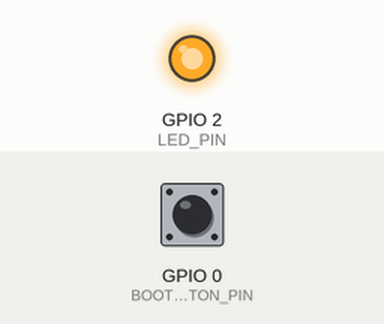
This sketch was run on a simulated ESP32. Parts: output pins drawn as LEDs (lit = HIGH). The test bench sets the inputs (shaded band); at power-on: GPIO 0 (BOOT_BUTTON_PIN) HIGH. WiFi joins after 1.5 s; servers stay silent unless stated; uploads are accepted with an empty reply; random numbers use the default seed unless the sketch sets one; what the sketch prints to the serial monitor is not drawn.

Above: at 4.0 s.
4.1 s: GPIO 0 (BOOT_BUTTON_PIN) pulled LOW for 0.15 s
At 4.38 s:
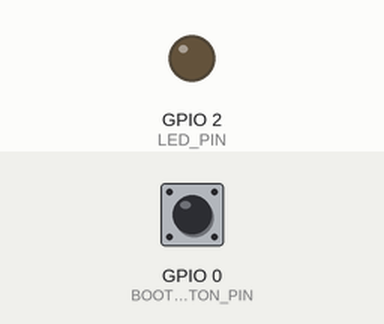
7.1 s: GPIO 0 (BOOT_BUTTON_PIN) pulled LOW for 1 s
10.1 s: GPIO 0 (BOOT_BUTTON_PIN) driven LOW
Timing chart, 0 to 19.1 s (numbered marks = the images above; inputs shaded):
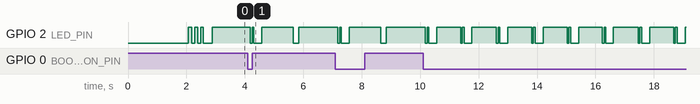

Measured:
- by itself, GPIO 2 (LED_PIN): repeats every 1.2 s: HIGH 0.06 s, LOW 0.27 s, HIGH 0.81 s, LOW 0.06 s

The sketch:

esp32_attack_firmware.ino
```cpp
/*
 * ============================================================================
 * NetPulse IoT - Physical ESP32 Attack & Prevention Demonstration Firmware
 * ============================================================================
 *
 * Target Board: ESP32 Dev Module / NodeMCU-32S / ESP32-WROOM-32
 * Features:
 *   - 🚀 4 Interactive Modes (Normal Telemetry + 3 Real Attack Vectors)
 *   - 🔘 Physical BOOT Button (GPIO 0) to cycle or trigger attack on demand
 *   - 🛡️ Physical Hardware Prevention Feedback (LED Strobe & Serial Dossier)
 *   - 💡 Intelligent LED Status Diagnostics (GPIO 2)
 *   - 📶 Multi-Wi-Fi Network Auto-Discovery (Hotspot + Home Wi-Fi)
 *
 * Modes Available:
 *   [MODE 0] Normal Operation: Clean telemetry (temp, humidity, NTP sync)
 *   [MODE 1] Traffic Burst Flood: High throughput burst (85,000 bytes, 850
 * pkts) [MODE 2] C2 Domain Exfiltration: Contacting malicious-c2-server.ru on
 * Port 4444 [MODE 3] Port Scan / Brute Force: High connection rate & port scans
 * (Port 23/Telnet, 22/SSH)
 * ============================================================================
 */

#include <HTTPClient.h>
#include <WiFi.h>
#include <WiFiClientSecure.h>
#include <WiFiMulti.h>

// ============================================================================
// 1. BACKEND TARGET CONFIGURATION
// ============================================================================

// Set to 0 for LOCAL Laptop / Hotspot LAN; Set to 1 for ONLINE Cloud / ngrok
// URL
#define USE_ONLINE_BACKEND 0

// [MODE 0] Local Laptop IP (When ESP32 and Laptop share same Wi-Fi / Hotspot)
const char *BACKEND_LOCAL_URL = "http://172.20.10.2:8000";

// [MODE 1] Online / Cloud URL (When backend is deployed on Cloud/VPS/ngrok)
const char *BACKEND_ONLINE_URL = "https://your-online-backend.com";

#if USE_ONLINE_BACKEND
const char *BACKEND_BASE_URL = BACKEND_ONLINE_URL;
const bool IS_HTTPS_TARGET = true;
#else
const char *BACKEND_BASE_URL = BACKEND_LOCAL_URL;
const bool IS_HTTPS_TARGET = false;
#endif

// ============================================================================
// 2. WI-FI NETWORKS (MULTI-SSID AUTO CONNECT)
// ============================================================================

// Primary Network (e.g. Mobile Hotspot)
const char *WIFI_SSID_1 = "FahadiPhone";
const char *WIFI_PASS_1 = "01230123";

// Secondary Network (e.g. Home or Office Wi-Fi - Leave blank if not used)
const char *WIFI_SSID_2 = "Your_Home_WiFi";
const char *WIFI_PASS_2 = "Your_Home_Password";

// ============================================================================
// 3. DEVICE & ATTACK SETTINGS
// ============================================================================

const char *DEVICE_ID = "esp32-001";
const char *DEVICE_NAME = "ESP32 ";
const char *DEVICE_TYPE = "ESP32";

// On-board Diagnostic LED Pin (GPIO 2 on most ESP32 boards)
const int LED_PIN = 2;

// Physical Built-in BOOT Button Pin (GPIO 0 - active LOW)
const int BOOT_BUTTON_PIN = 0;

// Attack Modes Enumeration
enum OperationMode {
  MODE_NORMAL = 0,
  MODE_TRAFFIC_BURST = 1,
  MODE_C2_EXFILTRATION = 2,
  MODE_PORT_SCAN = 3
};

OperationMode currentMode = MODE_NORMAL;
bool isDeviceBlocked = false;

// Intervals
const unsigned long NORMAL_INTERVAL_MS = 3000;
const unsigned long ATTACK_BURST_INTERVAL_MS = 1500;

WiFiMulti wifiMulti;
unsigned long lastSendTime = 0;
unsigned long lastButtonPress = 0;

// ============================================================================
// 4. DIAGNOSTIC LED PATTERNS
// ============================================================================

void blinkLed(int times, int onMs, int offMs) {
  for (int i = 0; i < times; i++) {
    digitalWrite(LED_PIN, HIGH);
    delay(onMs);
    digitalWrite(LED_PIN, LOW);
    delay(offMs);
  }
}

// ============================================================================
// 5. WI-FI MANAGEMENT
// ============================================================================

void setupWiFiMulti() {
  WiFi.mode(WIFI_STA);

  if (strlen(WIFI_SSID_1) > 0) {
    wifiMulti.addAP(WIFI_SSID_1, WIFI_PASS_1);
  }
  if (strlen(WIFI_SSID_2) > 0 && strcmp(WIFI_SSID_2, "Your_Home_WiFi") != 0) {
    wifiMulti.addAP(WIFI_SSID_2, WIFI_PASS_2);
  }

  Serial.println("[WIFI] Scanning & connecting to available Wi-Fi network...");

  int attempts = 0;
  while (wifiMulti.run() != WL_CONNECTED && attempts < 25) {
    delay(400);
    digitalWrite(LED_PIN, !digitalRead(LED_PIN));
    Serial.print(".");
    attempts++;
  }
  Serial.println();

  if (WiFi.status() == WL_CONNECTED) {
    digitalWrite(LED_PIN, HIGH);
    Serial.println("==================================================");
    Serial.println("[WIFI SUCCESS] Connected to Access Point!");
    Serial.print("  SSID:       ");
    Serial.println(WiFi.SSID());
    Serial.print("  IP Address: ");
    Serial.println(WiFi.localIP());
    Serial.print("  RSSI:       ");
    Serial.print(WiFi.RSSI());
    Serial.println(" dBm");
    Serial.println("==================================================");
    blinkLed(3, 100, 100);
    digitalWrite(LED_PIN, HIGH);
  } else {
    Serial.println("[WIFI ERROR] Connection timeout. Operating in offline "
                   "diagnostic loop.");
  }
}

// ============================================================================
// 6. ATTACK & TELEMETRY DISPATCH ENGINE
// ============================================================================

void sendSecurityPayload(OperationMode mode) {
  if (WiFi.status() != WL_CONNECTED) {
    wifiMulti.run();
    return;
  }

  HTTPClient http;
  String eventsUrl = String(BACKEND_BASE_URL) + "/api/device-events";

  if (IS_HTTPS_TARGET) {
    WiFiClientSecure secureClient;
    secureClient.setInsecure();
    http.begin(secureClient, eventsUrl);
  } else {
    http.begin(eventsUrl);
  }

  http.addHeader("Content-Type", "application/json");
  http.setTimeout(5000);

  // Payload Parameters based on Mode
  char payload[768];
  float temp = 27.5 + (random(-10, 15) / 10.0);
  float humidity = 52.0 + (random(-15, 15) / 10.0);

  if (mode == MODE_NORMAL) {
    // Standard benign telemetry
    snprintf(payload, sizeof(payload),
             "{\n"
             "  \"device_id\": \"%s\",\n"
             "  \"device_name\": \"%s\",\n"
             "  \"device_type\": \"%s\",\n"
             "  \"status\": \"online\",\n"
             "  \"ip_address\": \"%s\",\n"
             "  \"mac_address\": \"%s\",\n"
             "  \"sensor_data\": {\"temperature\": %.1f, \"humidity\": %.1f, "
             "\"status\": \"normal\"},\n"
             "  \"traffic_volume\": %d,\n"
             "  \"packet_count\": %d,\n"
             "  \"request_frequency\": 0.15,\n"
             "  \"connection_frequency\": 2.0,\n"
             "  \"failed_connections\": 0,\n"
             "  \"domain_contacted\": \"pool.ntp.org\",\n"
             "  \"protocol\": \"TCP\",\n"
             "  \"destination_port\": 80\n"
             "}",
             DEVICE_ID, DEVICE_NAME, DEVICE_TYPE,
             WiFi.localIP().toString().c_str(), WiFi.macAddress().c_str(), temp,
             humidity, random(280, 520), random(3, 7));

    Serial.println("\n[DISPATCH] Mode: NORMAL TELEMETRY -> pool.ntp.org:80");

  } else if (mode == MODE_TRAFFIC_BURST) {
    // ATTACK 1: Volumetric Flood / High Throughput Burst
    int burstVolume = random(75000, 120000);
    int burstPackets = random(600, 1100);

    snprintf(payload, sizeof(payload),
             "{\n"
             "  \"device_id\": \"%s\",\n"
             "  \"device_name\": \"%s\",\n"
             "  \"device_type\": \"%s\",\n"
             "  \"status\": \"online\",\n"
             "  \"ip_address\": \"%s\",\n"
             "  \"mac_address\": \"%s\",\n"
             "  \"sensor_data\": {\"exploit_type\": \"VOLUMETRIC_FLOOD\", "
             "\"burst_state\": \"ACTIVE\"},\n"
             "  \"traffic_volume\": %d,\n"
             "  \"packet_count\": %d,\n"
             "  \"request_frequency\": 48.5,\n"
             "  \"connection_frequency\": 120.0,\n"
             "  \"failed_connections\": 3,\n"
             "  \"domain_contacted\": \"suspicious-telemetry.cc\",\n"
             "  \"protocol\": \"TCP\",\n"
             "  \"destination_port\": 8080\n"
             "}",
             DEVICE_ID, DEVICE_NAME, DEVICE_TYPE,
             WiFi.localIP().toString().c_str(), WiFi.macAddress().c_str(),
             burstVolume, burstPackets);

    Serial.println("\n=======================================================");
    Serial.println("⚡ [ATTACK 1] INJECTING HIGH THROUGHPUT TRAFFIC BURST");
    Serial.print("  Target Domain: suspicious-telemetry.cc (Volume: ");
    Serial.print(burstVolume);
    Serial.println(" bytes)");
    Serial.println("=======================================================");

  } else if (mode == MODE_C2_EXFILTRATION) {
    // ATTACK 2: Command & Control (C2) Communication
    snprintf(payload, sizeof(payload),
             "{\n"
             "  \"device_id\": \"%s\",\n"
             "  \"device_name\": \"%s\",\n"
             "  \"device_type\": \"%s\",\n"
             "  \"status\": \"online\",\n"
             "  \"ip_address\": \"%s\",\n"
             "  \"mac_address\": \"%s\",\n"
             "  \"sensor_data\": {\"exfil_probe\": \"UNAUTHORIZED_BEACON\", "
             "\"reverse_shell\": \"ATTEMPTED\"},\n"
             "  \"traffic_volume\": 28500,\n"
             "  \"packet_count\": 145,\n"
             "  \"request_frequency\": 18.0,\n"
             "  \"connection_frequency\": 45.0,\n"
             "  \"failed_connections\": 2,\n"
             "  \"domain_contacted\": \"malicious-c2-server.ru\",\n"
             "  \"protocol\": \"TCP\",\n"
             "  \"destination_port\": 4444\n"
             "}",
             DEVICE_ID, DEVICE_NAME, DEVICE_TYPE,
             WiFi.localIP().toString().c_str(), WiFi.macAddress().c_str());

    Serial.println("\n=======================================================");
    Serial.println("☠️  [ATTACK 2] INJECTING MALICIOUS C2 DOMAIN EXFILTRATION");
    Serial.println(
        "  Contacting: malicious-c2-server.ru on Port 4444 (Reverse Shell)");
    Serial.println("=======================================================");

  } else if (mode == MODE_PORT_SCAN) {
    // ATTACK 3: Port Scan / Telnet Brute Force
    snprintf(payload, sizeof(payload),
             "{\n"
             "  \"device_id\": \"%s\",\n"
             "  \"device_name\": \"%s\",\n"
             "  \"device_type\": \"%s\",\n"
             "  \"status\": \"online\",\n"
             "  \"ip_address\": \"%s\",\n"
             "  \"mac_address\": \"%s\",\n"
             "  \"sensor_data\": {\"scan_pattern\": \"SYN_FLOOD_PROBE\", "
             "\"target_range\": \"192.168.1.0/24\"},\n"
             "  \"traffic_volume\": 14200,\n"
             "  \"packet_count\": 310,\n"
             "  \"request_frequency\": 35.0,\n"
             "  \"connection_frequency\": 180.0,\n"
             "  \"failed_connections\": 28,\n"
             "  \"domain_contacted\": \"iot-exploit-payloads.top\",\n"
             "  \"protocol\": \"TCP\",\n"
             "  \"destination_port\": 23\n"
             "}",
             DEVICE_ID, DEVICE_NAME, DEVICE_TYPE,
             WiFi.localIP().toString().c_str(), WiFi.macAddress().c_str());

    Serial.println("\n=======================================================");
    Serial.println("🔍 [ATTACK 3] INJECTING PORT SCAN & TELNET BRUTE FORCE");
    Serial.println("  Scanning Ports 22, 23, 445 (Failed Connections: 28)");
    Serial.println("=======================================================");
  }

  // Dispatch HTTP POST
  digitalWrite(LED_PIN, LOW);
  int httpResponseCode = http.POST(payload);
  digitalWrite(LED_PIN, HIGH);

  if (httpResponseCode > 0) {
    String response = http.getString();
    Serial.println("[BACKEND DECISION]: " + response);

    // ========================================================================
    // 7. REAL-TIME PREVENTION & CONTAINMENT ACKNOWLEDGMENT
    // ========================================================================
    if (response.indexOf("\"status\":\"blocked\"") >= 0 ||
        response.indexOf("Traffic Dropped") >= 0) {
      isDeviceBlocked = true;
      Serial.println(
          "\n*******************************************************");
      Serial.println(
          "🛡️  [PREVENTION ENFORCED] NetPulse Backend Blocked Traffic!");
      Serial.println("    Device is now CONTAINED & Traffic Dropped.");
      Serial.println("    Physical Action: Flashing Rapid Alarm LED Strobe.");
      Serial.println(
          "*******************************************************\n");

      // Flash rapid strobe to visually demonstrate prevention
      blinkLed(10, 35, 35);
      digitalWrite(LED_PIN, LOW); // Stay OFF while blocked
    } else if (response.indexOf("\"classification\":\"Suspicious\"") >= 0 ||
               response.indexOf("\"risk_level\":\"Critical\"") >= 0 ||
               response.indexOf("\"risk_level\":\"High\"") >= 0) {
      Serial.println(
          "\n⚠️  [THREAT FLAGGED] ML Classifier detected Anomaly (High Risk)!");
      blinkLed(5, 50, 50);
      digitalWrite(LED_PIN, HIGH);
    } else {
      isDeviceBlocked = false;
      digitalWrite(LED_PIN, HIGH);
    }
  } else {
    Serial.print("[HTTP ERROR] Failed to reach backend. Code: ");
    Serial.println(httpResponseCode);
    blinkLed(2, 80, 80);
    digitalWrite(LED_PIN, HIGH);
  }

  http.end();
}

// ============================================================================
// 8. SETUP & MAIN EXECUTION LOOP
// ============================================================================

void setup() {
  pinMode(LED_PIN, OUTPUT);
  digitalWrite(LED_PIN, LOW);

  // Setup physical BOOT button on GPIO 0
  pinMode(BOOT_BUTTON_PIN, INPUT_PULLUP);

  Serial.begin(115200);
  delay(500);

  Serial.println();
  Serial.println("========================================================");
  Serial.println("   NetPulse IoT - Real Hardware Attack & Prevention     ");
  Serial.println("========================================================");
  Serial.print("Device ID:      ");
  Serial.println(DEVICE_ID);
  Serial.print("Target Host:    ");
  Serial.println(BACKEND_BASE_URL);
  Serial.println("\n[GUIDE] How to Demonstrate Real Prevention:");
  Serial.println("  1. ESP32 runs in Normal Mode by default (LED solid ON).");
  Serial.println(
      "  2. Press the physical BOOT button on the ESP32 to cycle attacks:");
  Serial.println("     - Press 1: Traffic Burst Flood (85,000 bytes)");
  Serial.println(
      "     - Press 2: Malicious C2 Domain (malicious-c2-server.ru)");
  Serial.println("     - Press 3: Port Scan / Telnet Brute Force (Port 23)");
  Serial.println(
      "  3. Watch NetPulse Dashboard detect threat & apply BLOCK policy.");
  Serial.println(
      "  4. Notice ESP32 LED strobing and stopping blocked packets.");
  Serial.println("========================================================\n");

  setupWiFiMulti();

  // Instant online registration upon boot
  if (WiFi.status() == WL_CONNECTED) {
    Serial.println(
        "[BOOT] Initial telemetry dispatch -> Registering online state...");
    sendSecurityPayload(MODE_NORMAL);
    lastSendTime = millis();
  }
}

void loop() {
  // 1. Wi-Fi Watchdog
  if (WiFi.status() != WL_CONNECTED) {
    wifiMulti.run();
  }

  unsigned long currentMillis = millis();

  // 2. Physical BOOT Button Handler -> Cycle Attack Modes On-Demand
  if (digitalRead(BOOT_BUTTON_PIN) == LOW) {
    if (currentMillis - lastButtonPress > 1200) { // 1.2s debounce
      lastButtonPress = currentMillis;

      // Cycle to next attack mode
      if (currentMode == MODE_NORMAL) {
        currentMode = MODE_TRAFFIC_BURST;
      } else if (currentMode == MODE_TRAFFIC_BURST) {
        currentMode = MODE_C2_EXFILTRATION;
      } else if (currentMode == MODE_C2_EXFILTRATION) {
        currentMode = MODE_PORT_SCAN;
      } else {
        currentMode = MODE_NORMAL;
      }

      Serial.print("\n[BUTTON SWITCH] Switched to Mode #");
      Serial.println(currentMode);

      // Brief acknowledgment flash
      blinkLed(2, 60, 60);

      // Immediate dispatch of chosen mode
      sendSecurityPayload(currentMode);
      lastSendTime = currentMillis;
    }
  }

  // 3. Periodic Transmission Loop
  unsigned long activeInterval = (currentMode == MODE_NORMAL)
                                     ? NORMAL_INTERVAL_MS
                                     : ATTACK_BURST_INTERVAL_MS;

  if (currentMillis - lastSendTime >= activeInterval) {
    lastSendTime = currentMillis;
    sendSecurityPayload(currentMode);
  }

  delay(30);
}
```
